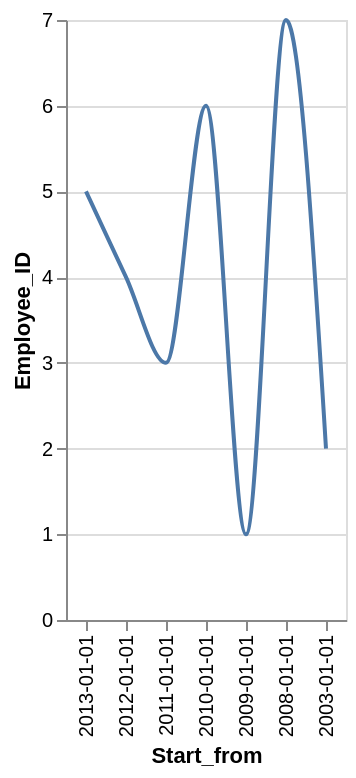

Source (Vega-Lite JSON):
### Vega-Lite specification from a JSON file in a GitHub repository (floating-point values rounded to 4 significant figures)
{"data": {"values": [{"x_data": "2013-01-01", "y_data": 5}, {"x_data": "2012-01-01", "y_data": 4}, {"x_data": "2011-01-01", "y_data": 3}, {"x_data": "2010-01-01", "y_data": 6}, {"x_data": "2009-01-01", "y_data": 1}, {"x_data": "2008-01-01", "y_data": 7}, {"x_data": "2003-01-01", "y_data": 2}]}, "mark": {"type": "line", "interpolate": "monotone"}, "encoding": {"x": {"field": "x_data", "type": "nominal", "title": "Start_from", "sort": "descending"}, "y": {"field": "y_data", "type": "quantitative", "title": "Employee_ID"}}}
